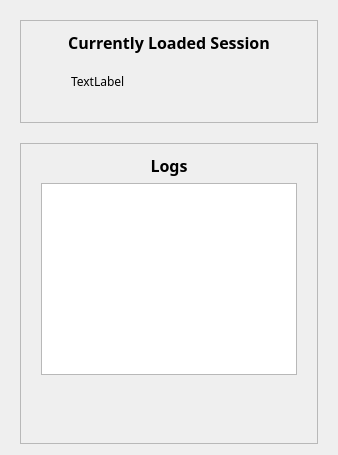
      <widget class="QWidget" name="m_tabStatus">
       <attribute name="title">
        <string>    Status    </string>
       </attribute>
       <layout class="QVBoxLayout" name="verticalLayout_6">
        <property name="spacing">
         <number>20</number>
        </property>
        <property name="leftMargin">
         <number>20</number>
        </property>
        <property name="topMargin">
         <number>20</number>
        </property>
        <property name="rightMargin">
         <number>20</number>
        </property>
        <item>
         <widget class="QFrame" name="m_sessionStatusBox">
          <property name="font">
           <font>
            <family>Luxi Sans</family>
           </font>
          </property>
          <property name="frameShape">
           <enum>QFrame::StyledPanel</enum>
          </property>
          <property name="frameShadow">
           <enum>QFrame::Raised</enum>
          </property>
          <layout class="QVBoxLayout" name="verticalLayout_25">
           <property name="leftMargin">
            <number>20</number>
           </property>
           <property name="topMargin">
            <number>10</number>
           </property>
           <property name="rightMargin">
            <number>20</number>
           </property>
           <property name="bottomMargin">
            <number>20</number>
           </property>
           <item>
            <widget class="QLabel" name="label_22">
             <property name="font">
              <font>
               <pointsize>12</pointsize>
               <weight>75</weight>
               <bold>true</bold>
              </font>
             </property>
             <property name="text">
              <string>Currently Loaded Session</string>
             </property>
             <property name="alignment">
              <set>Qt::AlignHCenter|Qt::AlignTop</set>
             </property>
            </widget>
           </item>
           <item>
            <layout class="QHBoxLayout" name="horizontalLayout_28">
             <property name="leftMargin">
              <number>30</number>
             </property>
             <item>
              <widget class="QLabel" name="m_lblRunning">
               <property name="sizePolicy">
                <sizepolicy hsizetype="Expanding" vsizetype="Preferred">
                 <horstretch>0</horstretch>
                 <verstretch>0</verstretch>
                </sizepolicy>
               </property>
               <property name="text">
                <string>TextLabel</string>
               </property>
              </widget>
             </item>
             <item>
              <spacer name="horizontalSpacer_6">
               <property name="orientation">
                <enum>Qt::Horizontal</enum>
               </property>
               <property name="sizeType">
                <enum>QSizePolicy::MinimumExpanding</enum>
               </property>
               <property name="sizeHint" stdset="0">
                <size>
                 <width>20</width>
                 <height>20</height>
                </size>
               </property>
              </spacer>
             </item>
             <item>
              <widget class="QToolButton" name="m_btnStopSession">
               <property name="toolTip">
                <string>Terminate the current running session</string>
               </property>
               <property name="text">
                <string/>
               </property>
               <property name="iconSize">
                <size>
                 <width>100</width>
                 <height>35</height>
                </size>
               </property>
               <property name="autoRaise">
                <bool>true</bool>
               </property>
              </widget>
             </item>
            </layout>
           </item>
          </layout>
         </widget>
        </item>
        <item>
         <widget class="QFrame" name="m_logsBox">
          <property name="font">
           <font>
            <family>Luxi Sans</family>
           </font>
          </property>
          <property name="frameShape">
           <enum>QFrame::StyledPanel</enum>
          </property>
          <property name="frameShadow">
           <enum>QFrame::Raised</enum>
          </property>
          <layout class="QVBoxLayout" name="verticalLayout_7">
           <property name="leftMargin">
            <number>20</number>
           </property>
           <property name="topMargin">
            <number>10</number>
           </property>
           <property name="rightMargin">
            <number>20</number>
           </property>
           <property name="bottomMargin">
            <number>20</number>
           </property>
           <item>
            <widget class="QLabel" name="label_23">
             <property name="font">
              <font>
               <pointsize>12</pointsize>
               <weight>75</weight>
               <bold>true</bold>
              </font>
             </property>
             <property name="text">
              <string>Logs</string>
             </property>
             <property name="alignment">
              <set>Qt::AlignHCenter|Qt::AlignTop</set>
             </property>
            </widget>
           </item>
           <item>
            <widget class="QTableView" name="m_loggerTable">
             <property name="editTriggers">
              <set>QAbstractItemView::NoEditTriggers</set>
             </property>
             <property name="alternatingRowColors">
              <bool>true</bool>
             </property>
             <property name="selectionBehavior">
              <enum>QAbstractItemView::SelectRows</enum>
             </property>
             <property name="textElideMode">
              <enum>Qt::ElideNone</enum>
             </property>
             <property name="verticalScrollMode">
              <enum>QAbstractItemView::ScrollPerItem</enum>
             </property>
             <property name="cornerButtonEnabled">
              <bool>false</bool>
             </property>
             <attribute name="horizontalHeaderStretchLastSection">
              <bool>true</bool>
             </attribute>
             <attribute name="verticalHeaderVisible">
              <bool>false</bool>
             </attribute>
             <attribute name="verticalHeaderVisible">
              <bool>false</bool>
             </attribute>
             <attribute name="horizontalHeaderStretchLastSection">
              <bool>true</bool>
             </attribute>
            </widget>
           </item>
           <item>
            <layout class="QHBoxLayout" name="horizontalLayout_5">
             <property name="topMargin">
              <number>0</number>
             </property>
             <item>
              <spacer name="horizontalSpacer_3">
               <property name="orientation">
                <enum>Qt::Horizontal</enum>
               </property>
               <property name="sizeHint" stdset="0">
                <size>
                 <width>40</width>
                 <height>20</height>
                </size>
               </property>
              </spacer>
             </item>
             <item>
              <widget class="QToolButton" name="m_btnClearLog">
               <property name="text">
                <string/>
               </property>
               <property name="iconSize">
                <size>
                 <width>100</width>
                 <height>35</height>
                </size>
               </property>
               <property name="autoRaise">
                <bool>true</bool>
               </property>
              </widget>
             </item>
            </layout>
           </item>
          </layout>
         </widget>
        </item>
       </layout>
      </widget>
